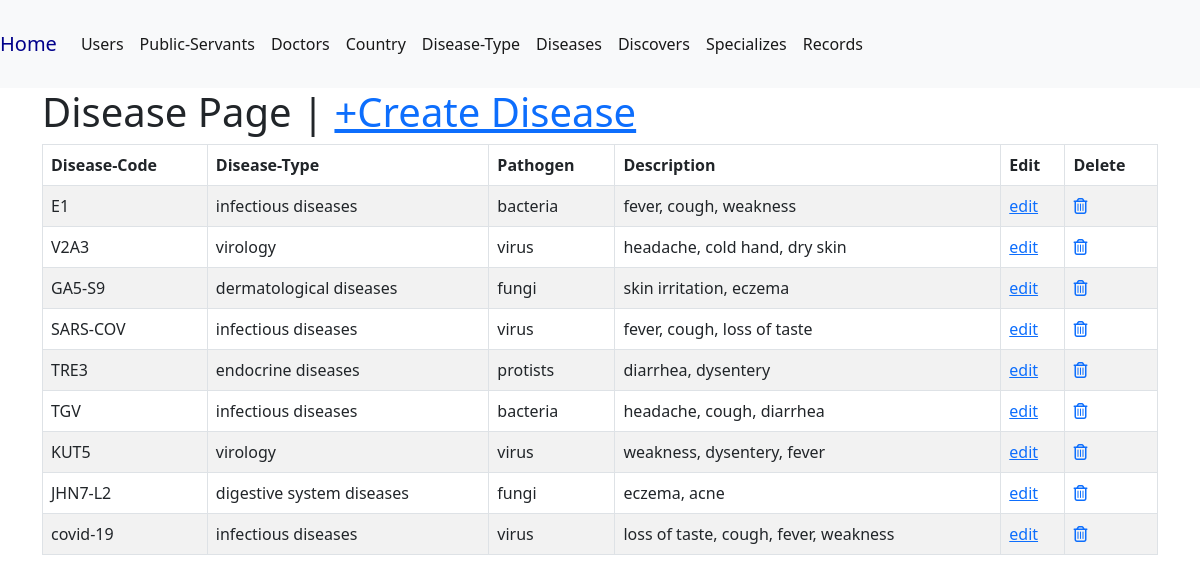
The app's page /disease/ with its own data.
### data/models.py (models this page shows, shortened)
class Disease(models.Model):
    disease_code = models.CharField(max_length=50, blank=False, null=False)
    pathogen = models.CharField(max_length=20, blank=False, null=False)
    description = models.CharField(max_length=140)
    disease_type = models.ForeignKey(DiseaseType, on_delete=models.CASCADE)
    class Meta:
        db_table = 'disease'
        verbose_name_plural = 'disease'

class DiseaseType(models.Model):
    id = models.AutoField(primary_key=True)
    description = models.CharField(max_length=140, blank=True, null=True)
    class Meta:
        db_table = 'disease_type'
        verbose_name_plural = 'Disease Type'
    def __str__(self) -> str:
        return self.description

### data/views.py (the view)
# urls.py: path('disease/', disease, name='disease'),
def disease(request):
    diseases = Disease.objects.all()
    context = {'diseases': diseases}
    return render(request, 'read/disease.html', context)

### templates/read/disease.html
{% extends 'main.html' %}
{% block content %}
    <div class="container">
        <h1>Disease Page | <a href="{% url 'create-disease' %}">+Create Disease</a></h1>
        <table class="table table-striped table-bordered">
            <thead class="thead-dark">
                <tr>
                    <th scope="col">Disease-Code</th>
                    <th scope="col">Disease-Type</th>
                    <th scope="col">Pathogen</th>
                    <th scope="col">Description</th>
                    <th scope="col">Edit</th>
                    <th scope="col">Delete</th>
                  </tr>
            </thead>
            {% for disease in diseases %}
            <tr>
              <td>{{disease.disease_code}}</td>
              <td>{{disease.disease_type}}</td>
              <td>{{disease.pathogen}}</td>
              <td>{{disease.description}}</td>
              <td><a href="{% url 'update-disease' disease.id %}">edit</a></td>
              <td><a href="{% url 'delete-disease' disease.id %}"><i class="fa fa-trash-o"></i></a></td>
            </tr>
            {% endfor %}
          </table>
    </div>
{% endblock %}

### records on screen
Disease: disease_code "E1", disease_type "infectious diseases", pathogen "bacteria", description "fever, cough, weakness"
Disease: disease_code "V2A3", disease_type "virology", pathogen "virus", description "headache, cold hand, dry skin"
Disease: disease_code "GA5-S9", disease_type "dermatological diseases", pathogen "fungi", description "skin irritation, eczema"
Disease: disease_code "SARS-COV", disease_type "infectious diseases", pathogen "virus", description "fever, cough, loss of taste"
Disease: disease_code "TRE3", disease_type "endocrine diseases", pathogen "protists", description "diarrhea, dysentery"
Disease: disease_code "TGV", disease_type "infectious diseases", pathogen "bacteria", description "headache, cough, diarrhea"
Disease: disease_code "KUT5", disease_type "virology", pathogen "virus", description "weakness, dysentery, fever"
Disease: disease_code "JHN7-L2", disease_type "digestive system diseases", pathogen "fungi", description "eczema, acne"
Disease: disease_code "covid-19", disease_type "infectious diseases", pathogen "virus", description "loss of taste, cough, fever, weakness"
